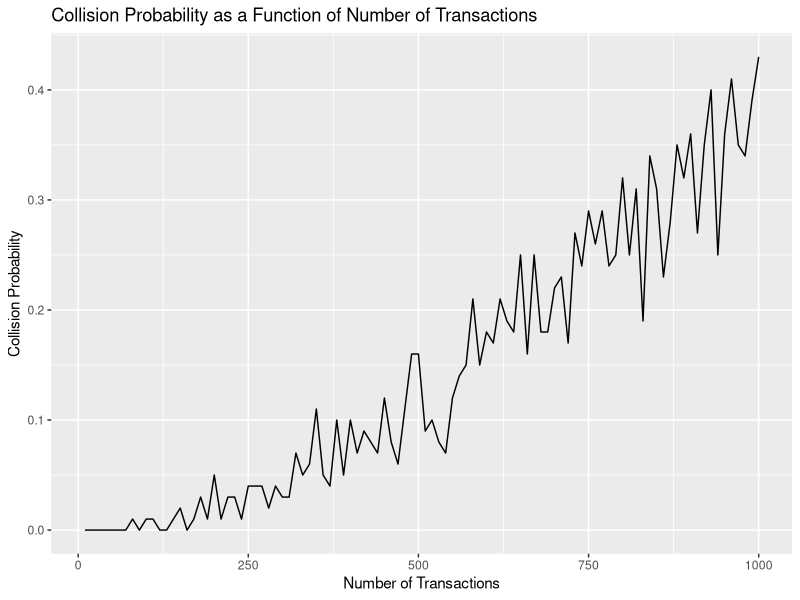

Write R code to recreate this figure. (Note: this script raises an error after producing the figure.)
## ---- chunk 1
# 1.5.2 -> Simulate transaction identifiers
simulate_identifiers <- function(n_transactions, pool_size) {
  # Generate random identifiers for n_transactions in a space from 1 to pool_size
  identifiers <- sample(1:pool_size, n_transactions, replace = TRUE)

  # Print the generated identifiers
  print(paste("Generated identifiers for", n_transactions, "transactions from a pool of size", pool_size, ":"))
  # print(identifiers)

  # Check if there is a collision (duplicate)
  collision_exists <- any(duplicated(identifiers))

  if (collision_exists) {
    print("A collision occurred (duplicate identifier detected).")
  } else {
    print("No collision, all identifiers are unique.")
  }

  # Returns TRUE if there is a collision, FALSE if there is none
  return(collision_exists)
}

# Testing the function with 100 transactions and pool_size = 10^6
simulate_identifiers(100, 1e6)

## ---- chunk 2
# 1.5.3
# Function to calculate the collision probability
collision_probability <- function(n_transactions, pool_size, n_simulations) {

  # Initialize the counter for collisions
  collision_count <- 0

  # Print initial simulation parameters
  print(paste("Calculating collision probability for", n_transactions, "transactions and a pool size of", pool_size, "across", n_simulations, "simulations:"))

  for (i in 1:n_simulations) {

    # Call the simulate_identifiers function to check for a collision in this simulation
    if (simulate_identifiers(n_transactions, pool_size)) {

      # If a collision occurs, increment the collision counter
      collision_count <- collision_count + 1
    }

    # Print progress every 100 simulations (or any chosen interval)
    if (i %% 100 == 0) {
      print(paste(i, "simulations completed..."))
    }
  }

  # Calculate and print the collision probability result
  probability <- collision_count / n_simulations
  print(paste("Collision probability is:", round(probability, 4)))

  # Return the collision probability
  return(probability)
}

# Example: Calculate the collision probability for 100 transactions and a pool size of 10^6 with 1000 simulations
# collision_probability(100, 1e6, 1000)

# Example with a larger number of simulations
# collision_probability(100, 1e6, 1000000)
# collision_probability(100, 1e6, 1000000000)

# Example: Calculate the collision probability for 100 transactions and a pool size of 10^9 with 1000 simulations
collision_probability(100, 1e9, 1000)

# Example with a larger number of simulations
# collision_probability(100, 1e9, 1000000)
# collision_probability(100, 1e9, 1000000000)

## ---- chunk 3
# 1.5.4 -> Visualize the results
library(ggplot2) 

plot_collision_probabilities <- function(n_transactions_list, pool_size, n_simulations) {
  results <- data.frame(
    Transactions = integer(),
    Probability = numeric()
  )

  for (n_transactions in n_transactions_list) {
    prob <- collision_probability(n_transactions, pool_size, n_simulations)
    results <- rbind(results, data.frame(Transactions = n_transactions, Probability = prob))
  }

  ggplot(results, aes(x = Transactions, y = Probability)) +
    geom_line() +
    labs(
      title = "Collision Probability as a Function of Number of Transactions",
      x = "Number of Transactions",
      y = "Collision Probability"
    )
}

# Visualization for a pool size of 10^6 and varying numbers of transactions
n_transactions_list <- seq(10, 1000, by = 10)
plot_collision_probabilities(n_transactions_list, 1e6, 100)

## ---- chunk 4
# 1.5.6 -> Financial implications
collision_risk <- collision_probability(100, 1e6, 1e5)
print(collision_risk)
## ---- chunk 5
results <- data.frame(Transactions = n_transactions_list, Probability = numeric(length(n_transactions_list)))
results$Probability <- sapply(n_transactions_list, collision_probability, pool_size = pool_size, n_simulations = n_simulations)
